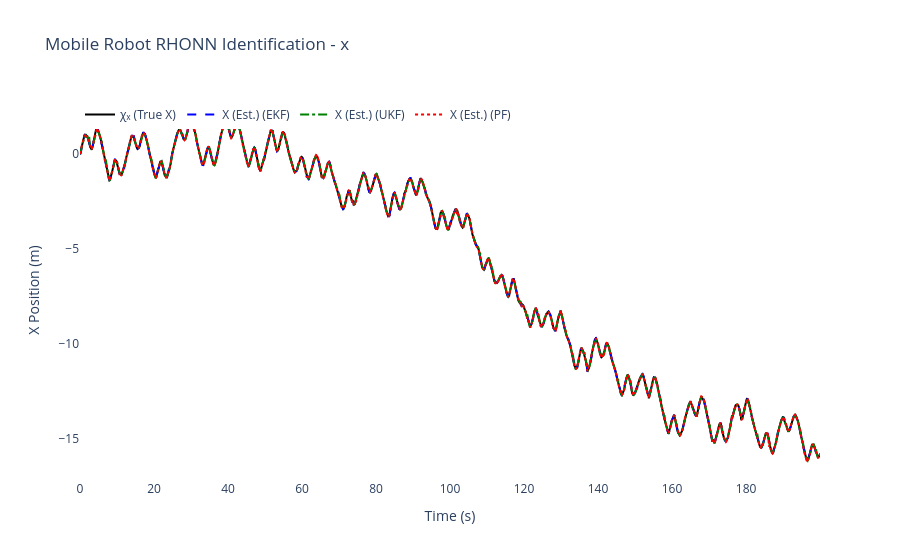
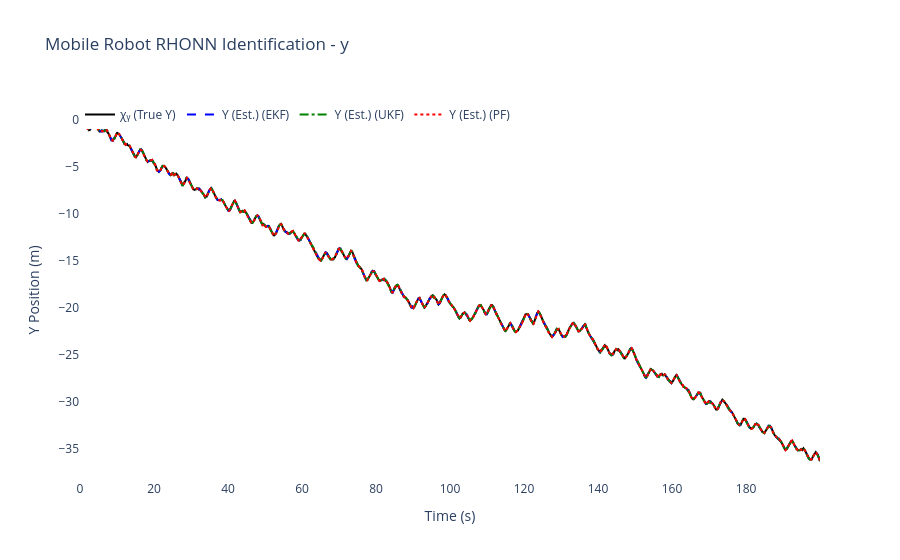
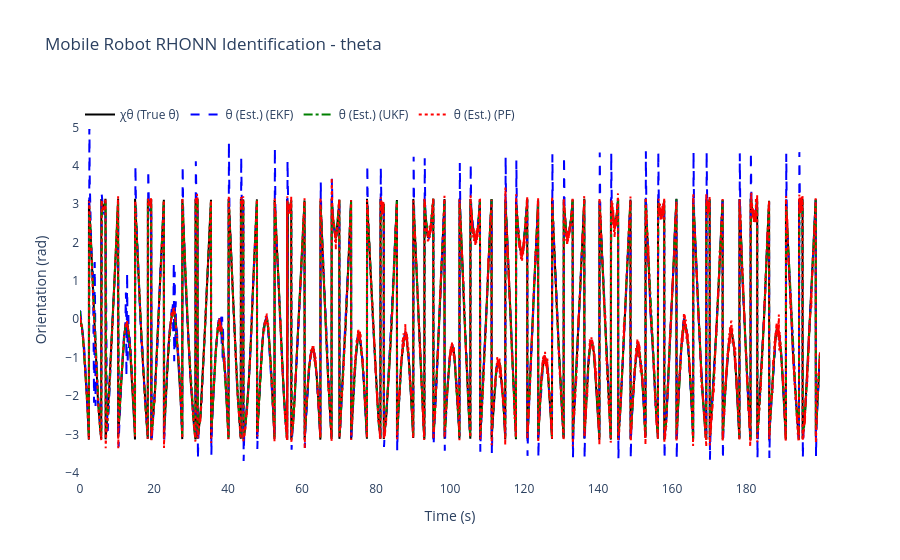
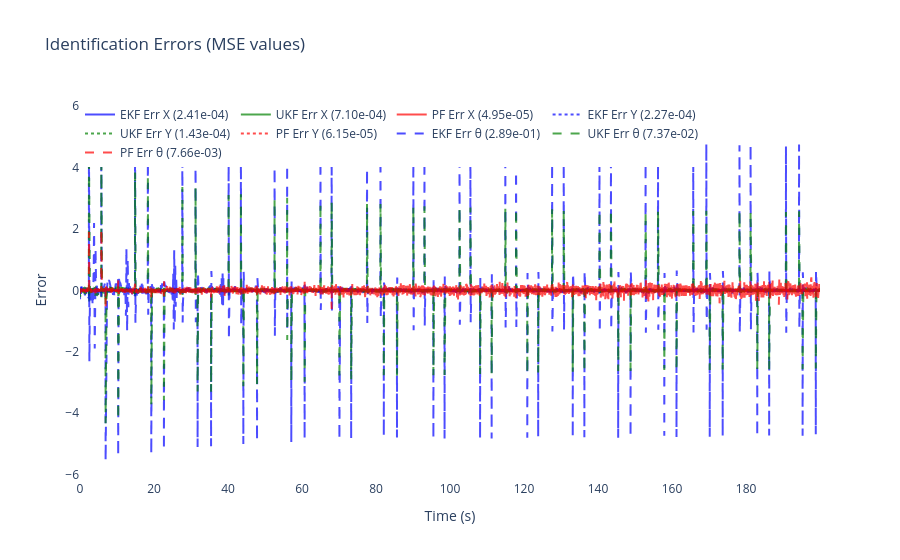

The cell these charts' notebook holds for them, in order:
### Code cell
# ============================================================
# 6) Results & plots for Differential Drive Mobile Robot
# ============================================================

mse_x_ekf = np.mean((x_true[:, 0] - x_hat_ekf[:, 0])**2)
mse_y_ekf = np.mean((x_true[:, 1] - x_hat_ekf[:, 1])**2)
mse_theta_ekf = np.mean((x_true[:, 2] - x_hat_ekf[:, 2])**2)

mse_x_ukf = np.mean((x_true[:, 0] - x_hat_ukf[:, 0])**2)
mse_y_ukf = np.mean((x_true[:, 1] - x_hat_ukf[:, 1])**2)
mse_theta_ukf = np.mean((x_true[:, 2] - x_hat_ukf[:, 2])**2)

mse_x_pf = np.mean((x_true[:, 0] - x_hat_pf[:, 0])**2)
mse_y_pf = np.mean((x_true[:, 1] - x_hat_pf[:, 1])**2)
mse_theta_pf = np.mean((x_true[:, 2] - x_hat_pf[:, 2])**2)

mse_total_ekf = mse_x_ekf + mse_y_ekf + mse_theta_ekf
mse_total_ukf = mse_x_ukf + mse_y_ukf + mse_theta_ukf
mse_total_pf = mse_x_pf + mse_y_pf + mse_theta_pf
mse_totals = {'EKF': mse_total_ekf, 'UKF': mse_total_ukf, 'PF': mse_total_pf}
best_filter = min(mse_totals, key=mse_totals.get)


print("🎯" + "="*65)
print(f"🏆 MEJOR FILTRO: {best_filter} (MSE total: {mse_totals[best_filter]:.6f})")
print(f"🎲 SEMILLA USADA: {RANDOM_SEED}")
print("="*67)


print(f"\nFinal EKF-RHONN Weights:")
for i in range(3):
    state_names = ['x', 'y', 'theta']
    print(f"  Neuron {i+1} ({state_names[i]}): {ekf_trainer.weights[i]}")

print(f"\nFinal UKF-RHONN Weights:")
for i in range(3):
    state_names = ['x', 'y', 'theta']
    print(f"  Neuron {i+1} ({state_names[i]}): {ukf_trainer.weights[i]}")

print(f"\nFinal PF-RHONN Weight Estimates:")
pf_estimates = pf_trainer.get_estimate()
for i in range(3):
    state_names = ['x', 'y', 'theta']
    print(f"  Neuron {i+1} ({state_names[i]}): {pf_estimates[i]}")

print("\n--- Performance Comparison (MSE) ---")
print(f"EKF MSE x:     {mse_x_ekf:.6f}")
print(f"EKF MSE y:     {mse_y_ekf:.6f}")
print(f"EKF MSE theta: {mse_theta_ekf:.6f}")
print(f"UKF MSE x:     {mse_x_ukf:.6f}")
print(f"UKF MSE y:     {mse_y_ukf:.6f}")
print(f"UKF MSE theta: {mse_theta_ukf:.6f}")
print(f"PF  MSE x:     {mse_x_pf:.6f}")
print(f"PF  MSE y:     {mse_y_pf:.6f}")
print(f"PF  MSE theta: {mse_theta_pf:.6f}")

states_info = [
    {'idx': 0, 'var': 'x', 'desc': 'X Position', 'y_label': 'X Position (m)', 'chi': 'χₓ (True X)', 'x': 'X (Est.)'},
    {'idx': 1, 'var': 'y', 'desc': 'Y Position', 'y_label': 'Y Position (m)', 'chi': 'χᵧ (True Y)', 'x': 'Y (Est.)'},
    {'idx': 2, 'var': 'theta', 'desc': 'Orientation', 'y_label': 'Orientation (rad)', 'chi': 'χθ (True θ)', 'x': 'θ (Est.)'}
]

for state_info in states_info:
    i = state_info['idx']
    trace_plant = go.Scatter(x=t_history, y=x_true[:, i], mode='lines', name=state_info['chi'], line=dict(color='black', width=2))
    trace_ekf = go.Scatter(x=t_history, y=x_hat_ekf[:, i], mode='lines', name=f"{state_info['x']} (EKF)", line=dict(dash='dash', color='blue'))
    trace_ukf = go.Scatter(x=t_history, y=x_hat_ukf[:, i], mode='lines', name=f"{state_info['x']} (UKF)", line=dict(dash='dashdot', color='green'))
    trace_pf = go.Scatter(x=t_history, y=x_hat_pf[:, i], mode='lines', name=f"{state_info['x']} (PF)", line=dict(dash='dot', color='red'))
    fig = go.Figure([trace_plant, trace_ekf, trace_ukf, trace_pf])
    fig.update_layout(title=f'Mobile Robot RHONN Identification - {state_info["var"]}', xaxis_title='Time (s)', yaxis_title=state_info['y_label'], legend=dict(x=0, y=1, orientation='h'), font=dict(size=12), plot_bgcolor='white', paper_bgcolor='white')
    fig.show()

error_x_ekf = x_true[:, 0] - x_hat_ekf[:, 0]
error_y_ekf = x_true[:, 1] - x_hat_ekf[:, 1]
error_theta_ekf = x_true[:, 2] - x_hat_ekf[:, 2]
error_x_ukf = x_true[:, 0] - x_hat_ukf[:, 0]
error_y_ukf = x_true[:, 1] - x_hat_ukf[:, 1]
error_theta_ukf = x_true[:, 2] - x_hat_ukf[:, 2]
error_x_pf = x_true[:, 0] - x_hat_pf[:, 0]
error_y_pf = x_true[:, 1] - x_hat_pf[:, 1]
error_theta_pf = x_true[:, 2] - x_hat_pf[:, 2]

fig2 = go.Figure()
fig2.add_trace(go.Scatter(x=t_history, y=error_x_ekf, mode='lines', name=f'EKF Err X ({mse_x_ekf:.2e})', opacity=0.7, line=dict(color='blue')))
fig2.add_trace(go.Scatter(x=t_history, y=error_x_ukf, mode='lines', name=f'UKF Err X ({mse_x_ukf:.2e})', opacity=0.7, line=dict(color='green')))
fig2.add_trace(go.Scatter(x=t_history, y=error_x_pf, mode='lines', name=f'PF Err X ({mse_x_pf:.2e})', opacity=0.7, line=dict(color='red')))
fig2.add_trace(go.Scatter(x=t_history, y=error_y_ekf, mode='lines', name=f'EKF Err Y ({mse_y_ekf:.2e})', opacity=0.7, line=dict(color='blue', dash='dot')))
fig2.add_trace(go.Scatter(x=t_history, y=error_y_ukf, mode='lines', name=f'UKF Err Y ({mse_y_ukf:.2e})', opacity=0.7, line=dict(color='green', dash='dot')))
fig2.add_trace(go.Scatter(x=t_history, y=error_y_pf, mode='lines', name=f'PF Err Y ({mse_y_pf:.2e})', opacity=0.7, line=dict(color='red', dash='dot')))
fig2.add_trace(go.Scatter(x=t_history, y=error_theta_ekf, mode='lines', name=f'EKF Err θ ({mse_theta_ekf:.2e})', opacity=0.7, line=dict(color='blue', dash='dash')))
fig2.add_trace(go.Scatter(x=t_history, y=error_theta_ukf, mode='lines', name=f'UKF Err θ ({mse_theta_ukf:.2e})', opacity=0.7, line=dict(color='green', dash='dash')))
fig2.add_trace(go.Scatter(x=t_history, y=error_theta_pf, mode='lines', name=f'PF Err θ ({mse_theta_pf:.2e})', opacity=0.7, line=dict(color='red', dash='dash')))
fig2.update_layout(title='Identification Errors (MSE values)', xaxis_title='Time (s)', yaxis_title='Error', legend=dict(x=0, y=1, orientation='h'), font=dict(size=12), plot_bgcolor='white', paper_bgcolor='white')
fig2.show()

# 2D Trajectory plot
fig_trajectory = go.Figure()
fig_trajectory.add_trace(go.Scatter(x=x_true[:, 0], y=x_true[:, 1], mode='lines', name='True', line=dict(color='black', width=3)))
fig_trajectory.add_trace(go.Scatter(x=x_hat_ekf[:, 0], y=x_hat_ekf[:, 1], mode='lines', name='EKF', line=dict(color='blue', width=2, dash='dash')))
fig_trajectory.add_trace(go.Scatter(x=x_hat_ukf[:, 0], y=x_hat_ukf[:, 1], mode='lines', name='UKF', line=dict(color='green', width=2, dash='dashdot')))
fig_trajectory.add_trace(go.Scatter(x=x_hat_pf[:, 0], y=x_hat_pf[:, 1], mode='lines', name='PF', line=dict(color='red', width=2, dash='dot')))
fig_trajectory.add_trace(go.Scatter(x=[x_true[0, 0]], y=[x_true[0, 1]], mode='markers', name='Start', marker=dict(color='green', size=10, symbol='star')))
fig_trajectory.add_trace(go.Scatter(x=[x_true[-1, 0]], y=[x_true[-1, 1]], mode='markers', name='End', marker=dict(color='red', size=10, symbol='square')))
fig_trajectory.update_layout(title='Trajectory Comparison (Optimized Params)', xaxis_title='X (m)', yaxis_title='Y (m)', font=dict(size=12), plot_bgcolor='white', paper_bgcolor='white', showlegend=True)
fig_trajectory.show()


# === RESUMEN DE RENDIMIENTO CON SEMILLA ===
print("\n📊 MSE Desglosado por Filtro:")
print(f"   EKF: {mse_total_ekf:.6f}  |  UKF: {mse_total_ukf:.6f}  |  PF: {mse_total_pf:.6f}")
print(f"\n💡 Para reproducir estos resultados:")
print(f"   Principal: RANDOM_SEED = {RANDOM_SEED}")
print(f"   DE Optim.: DE_SEED = {(RANDOM_SEED + 12345) % 100000}")
print(f"   (Cambia línea 8 en celda 4 para usar semilla principal)")

# --- Parameter summary ---
print("\n--- Optimized Parameter Summary ---")
print(f"EKF params: Q={ekf_trainer.Q[0][0,0]:.3e} R={ekf_trainer.R[0][0]:.3e} P0~{ekf_trainer.P[0][0,0]:.3e} eta={ekf_trainer.eta:.3f}")
print(f"UKF params: alpha={ukf_trainer.alpha:.3e} eta={ukf_trainer.eta:.3f} Qdiag={ukf_trainer.Q[0][0,0]:.3e} R={ukf_trainer.R[0][0]:.3e}")
print(f"PF params: Q_std={pf_trainer.Q_std} R_std={pf_trainer.R_std} ESS_th={pf_trainer.ess_threshold:.1f} n_particles={pf_trainer.n_particles}")

print("\nOptimization + simulation complete.")

# 58865

### Figure 1 — Plotly figure (JSON) as saved in the notebook; plotly's stock layout.template omitted (floating-point values rounded to 4 significant figures; data arrays with more than 128 entries replaced by an {"elided": "..."} marker saying what was removed)
{"data": [{"line": {"color": "black", "width": 2}, "mode": "lines", "name": "χₓ (True X)", "type": "scatter", "x": {"elided": "10000 float values"}, "y": {"elided": "10000 float values"}}, {"line": {"color": "blue", "dash": "dash"}, "mode": "lines", "name": "X (Est.) (EKF)", "type": "scatter", "x": {"elided": "10000 float values"}, "y": {"elided": "10000 float values"}}, {"line": {"color": "green", "dash": "dashdot"}, "mode": "lines", "name": "X (Est.) (UKF)", "type": "scatter", "x": {"elided": "10000 float values"}, "y": {"elided": "10000 float values"}}, {"line": {"color": "red", "dash": "dot"}, "mode": "lines", "name": "X (Est.) (PF)", "type": "scatter", "x": {"elided": "10000 float values"}, "y": {"elided": "10000 float values"}}], "layout": {"font": {"size": 12}, "legend": {"orientation": "h", "x": 0, "y": 1}, "paper_bgcolor": "white", "plot_bgcolor": "white", "title": {"text": "Mobile Robot RHONN Identification - x"}, "xaxis": {"title": {"text": "Time (s)"}}, "yaxis": {"title": {"text": "X Position (m)"}}}}

### Figure 2 — Plotly figure (JSON) as saved in the notebook; plotly's stock layout.template omitted (floating-point values rounded to 4 significant figures; data arrays with more than 128 entries replaced by an {"elided": "..."} marker saying what was removed)
{"data": [{"line": {"color": "black", "width": 2}, "mode": "lines", "name": "χᵧ (True Y)", "type": "scatter", "x": {"elided": "10000 float values"}, "y": {"elided": "10000 float values"}}, {"line": {"color": "blue", "dash": "dash"}, "mode": "lines", "name": "Y (Est.) (EKF)", "type": "scatter", "x": {"elided": "10000 float values"}, "y": {"elided": "10000 float values"}}, {"line": {"color": "green", "dash": "dashdot"}, "mode": "lines", "name": "Y (Est.) (UKF)", "type": "scatter", "x": {"elided": "10000 float values"}, "y": {"elided": "10000 float values"}}, {"line": {"color": "red", "dash": "dot"}, "mode": "lines", "name": "Y (Est.) (PF)", "type": "scatter", "x": {"elided": "10000 float values"}, "y": {"elided": "10000 float values"}}], "layout": {"font": {"size": 12}, "legend": {"orientation": "h", "x": 0, "y": 1}, "paper_bgcolor": "white", "plot_bgcolor": "white", "title": {"text": "Mobile Robot RHONN Identification - y"}, "xaxis": {"title": {"text": "Time (s)"}}, "yaxis": {"title": {"text": "Y Position (m)"}}}}

### Figure 3 — Plotly figure (JSON) as saved in the notebook; plotly's stock layout.template omitted (floating-point values rounded to 4 significant figures; data arrays with more than 128 entries replaced by an {"elided": "..."} marker saying what was removed)
{"data": [{"line": {"color": "black", "width": 2}, "mode": "lines", "name": "χθ (True θ)", "type": "scatter", "x": {"elided": "10000 float values"}, "y": {"elided": "10000 float values"}}, {"line": {"color": "blue", "dash": "dash"}, "mode": "lines", "name": "θ (Est.) (EKF)", "type": "scatter", "x": {"elided": "10000 float values"}, "y": {"elided": "10000 float values"}}, {"line": {"color": "green", "dash": "dashdot"}, "mode": "lines", "name": "θ (Est.) (UKF)", "type": "scatter", "x": {"elided": "10000 float values"}, "y": {"elided": "10000 float values"}}, {"line": {"color": "red", "dash": "dot"}, "mode": "lines", "name": "θ (Est.) (PF)", "type": "scatter", "x": {"elided": "10000 float values"}, "y": {"elided": "10000 float values"}}], "layout": {"font": {"size": 12}, "legend": {"orientation": "h", "x": 0, "y": 1}, "paper_bgcolor": "white", "plot_bgcolor": "white", "title": {"text": "Mobile Robot RHONN Identification - theta"}, "xaxis": {"title": {"text": "Time (s)"}}, "yaxis": {"title": {"text": "Orientation (rad)"}}}}

### Figure 4 — Plotly figure (JSON) as saved in the notebook; plotly's stock layout.template omitted (floating-point values rounded to 4 significant figures; data arrays with more than 128 entries replaced by an {"elided": "..."} marker saying what was removed)
{"data": [{"line": {"color": "blue"}, "mode": "lines", "name": "EKF Err X (2.41e-04)", "opacity": 0.7, "type": "scatter", "x": {"elided": "10000 float values"}, "y": {"elided": "10000 float values"}}, {"line": {"color": "green"}, "mode": "lines", "name": "UKF Err X (7.10e-04)", "opacity": 0.7, "type": "scatter", "x": {"elided": "10000 float values"}, "y": {"elided": "10000 float values"}}, {"line": {"color": "red"}, "mode": "lines", "name": "PF Err X (4.95e-05)", "opacity": 0.7, "type": "scatter", "x": {"elided": "10000 float values"}, "y": {"elided": "10000 float values"}}, {"line": {"color": "blue", "dash": "dot"}, "mode": "lines", "name": "EKF Err Y (2.27e-04)", "opacity": 0.7, "type": "scatter", "x": {"elided": "10000 float values"}, "y": {"elided": "10000 float values"}}, {"line": {"color": "green", "dash": "dot"}, "mode": "lines", "name": "UKF Err Y (1.43e-04)", "opacity": 0.7, "type": "scatter", "x": {"elided": "10000 float values"}, "y": {"elided": "10000 float values"}}, {"line": {"color": "red", "dash": "dot"}, "mode": "lines", "name": "PF Err Y (6.15e-05)", "opacity": 0.7, "type": "scatter", "x": {"elided": "10000 float values"}, "y": {"elided": "10000 float values"}}, {"line": {"color": "blue", "dash": "dash"}, "mode": "lines", "name": "EKF Err θ (2.89e-01)", "opacity": 0.7, "type": "scatter", "x": {"elided": "10000 float values"}, "y": {"elided": "10000 float values"}}, {"line": {"color": "green", "dash": "dash"}, "mode": "lines", "name": "UKF Err θ (7.37e-02)", "opacity": 0.7, "type": "scatter", "x": {"elided": "10000 float values"}, "y": {"elided": "10000 float values"}}, {"line": {"color": "red", "dash": "dash"}, "mode": "lines", "name": "PF Err θ (7.66e-03)", "opacity": 0.7, "type": "scatter", "x": {"elided": "10000 float values"}, "y": {"elided": "10000 float values"}}], "layout": {"font": {"size": 12}, "legend": {"orientation": "h", "x": 0, "y": 1}, "paper_bgcolor": "white", "plot_bgcolor": "white", "title": {"text": "Identification Errors (MSE values)"}, "xaxis": {"title": {"text": "Time (s)"}}, "yaxis": {"title": {"text": "Error"}}}}
